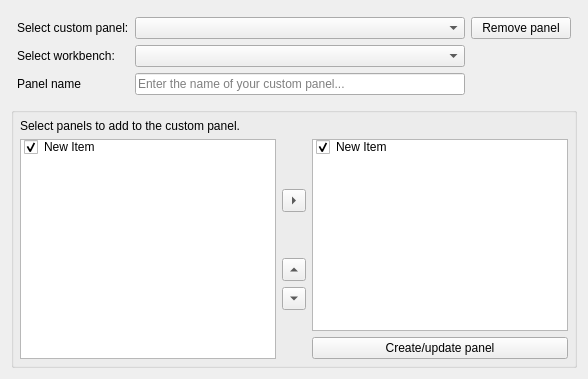
           <widget class="QWidget" name="CombineToolbars">
            <property name="sizePolicy">
             <sizepolicy hsizetype="Minimum" vsizetype="Preferred">
              <horstretch>0</horstretch>
              <verstretch>0</verstretch>
             </sizepolicy>
            </property>
            <property name="minimumSize">
             <size>
              <width>550</width>
              <height>0</height>
             </size>
            </property>
            <attribute name="title">
             <string>Combine panels</string>
            </attribute>
            <layout class="QGridLayout" name="gridLayout_21">
             <item row="0" column="0">
              <layout class="QGridLayout" name="gridLayout_8">
               <property name="sizeConstraint">
                <enum>QLayout::SizeConstraint::SetDefaultConstraint</enum>
               </property>
               <property name="leftMargin">
                <number>6</number>
               </property>
               <property name="topMargin">
                <number>6</number>
               </property>
               <property name="rightMargin">
                <number>6</number>
               </property>
               <property name="bottomMargin">
                <number>6</number>
               </property>
               <item row="0" column="1" colspan="2">
                <widget class="QComboBox" name="CustomToolbarSelector_CP">
                 <property name="sizePolicy">
                  <sizepolicy hsizetype="Preferred" vsizetype="Fixed">
                   <horstretch>0</horstretch>
                   <verstretch>0</verstretch>
                  </sizepolicy>
                 </property>
                 <property name="minimumSize">
                  <size>
                   <width>150</width>
                   <height>0</height>
                  </size>
                 </property>
                 <property name="insertPolicy">
                  <enum>QComboBox::InsertPolicy::InsertAlphabetically</enum>
                 </property>
                </widget>
               </item>
               <item row="2" column="1" rowspan="2" colspan="2">
                <widget class="QLineEdit" name="PanelName_CP">
                 <property name="sizePolicy">
                  <sizepolicy hsizetype="Preferred" vsizetype="Fixed">
                   <horstretch>0</horstretch>
                   <verstretch>0</verstretch>
                  </sizepolicy>
                 </property>
                 <property name="minimumSize">
                  <size>
                   <width>120</width>
                   <height>0</height>
                  </size>
                 </property>
                 <property name="placeholderText">
                  <string>Enter the name of your custom panel...</string>
                 </property>
                </widget>
               </item>
               <item row="1" column="0">
                <widget class="QLabel" name="label_7">
                 <property name="sizePolicy">
                  <sizepolicy hsizetype="Fixed" vsizetype="Preferred">
                   <horstretch>0</horstretch>
                   <verstretch>0</verstretch>
                  </sizepolicy>
                 </property>
                 <property name="text">
                  <string>Select workbench:</string>
                 </property>
                </widget>
               </item>
               <item row="0" column="0">
                <widget class="QLabel" name="label_9">
                 <property name="sizePolicy">
                  <sizepolicy hsizetype="Fixed" vsizetype="Preferred">
                   <horstretch>0</horstretch>
                   <verstretch>0</verstretch>
                  </sizepolicy>
                 </property>
                 <property name="text">
                  <string>Select custom panel:</string>
                 </property>
                </widget>
               </item>
               <item row="1" column="1" colspan="2">
                <widget class="QComboBox" name="WorkbenchList_CP">
                 <property name="sizePolicy">
                  <sizepolicy hsizetype="Preferred" vsizetype="Fixed">
                   <horstretch>0</horstretch>
                   <verstretch>0</verstretch>
                  </sizepolicy>
                 </property>
                 <property name="minimumSize">
                  <size>
                   <width>0</width>
                   <height>0</height>
                  </size>
                 </property>
                 <property name="insertPolicy">
                  <enum>QComboBox::InsertPolicy::InsertAlphabetically</enum>
                 </property>
                </widget>
               </item>
               <item row="0" column="3">
                <widget class="QPushButton" name="RemovePanel_CP">
                 <property name="sizePolicy">
                  <sizepolicy hsizetype="Fixed" vsizetype="Fixed">
                   <horstretch>0</horstretch>
                   <verstretch>0</verstretch>
                  </sizepolicy>
                 </property>
                 <property name="minimumSize">
                  <size>
                   <width>100</width>
                   <height>0</height>
                  </size>
                 </property>
                 <property name="baseSize">
                  <size>
                   <width>15</width>
                   <height>0</height>
                  </size>
                 </property>
                 <property name="text">
                  <string>Remove panel</string>
                 </property>
                </widget>
               </item>
               <item row="2" column="0" rowspan="2">
                <widget class="QLabel" name="label_10">
                 <property name="sizePolicy">
                  <sizepolicy hsizetype="Fixed" vsizetype="Preferred">
                   <horstretch>0</horstretch>
                   <verstretch>0</verstretch>
                  </sizepolicy>
                 </property>
                 <property name="text">
                  <string>Panel name</string>
                 </property>
                </widget>
               </item>
              </layout>
             </item>
             <item row="1" column="0">
              <widget class="QGroupBox" name="groupBox_3">
               <property name="sizeIncrement">
                <size>
                 <width>0</width>
                 <height>0</height>
                </size>
               </property>
               <layout class="QGridLayout" name="gridLayout_9">
                <property name="sizeConstraint">
                 <enum>QLayout::SizeConstraint::SetMinimumSize</enum>
                </property>
                <property name="leftMargin">
                 <number>6</number>
                </property>
                <property name="topMargin">
                 <number>6</number>
                </property>
                <property name="rightMargin">
                 <number>6</number>
                </property>
                <property name="bottomMargin">
                 <number>6</number>
                </property>
                <item row="0" column="0" colspan="3">
                 <widget class="QLabel" name="label_11">
                  <property name="text">
                   <string>&lt;html&gt;&lt;head/&gt;&lt;body&gt;&lt;p&gt;Select panels to add to the custom panel.&lt;/p&gt;&lt;/body&gt;&lt;/html&gt;</string>
                  </property>
                 </widget>
                </item>
                <item row="1" column="0">
                 <widget class="QListWidget" name="PanelAvailable_CP">
                  <property name="selectionMode">
                   <enum>QAbstractItemView::SelectionMode::ExtendedSelection</enum>
                  </property>
                  <property name="sortingEnabled">
                   <bool>true</bool>
                  </property>
                  <item>
                   <property name="text">
                    <string>New Item</string>
                   </property>
                   <property name="checkState">
                    <enum>Checked</enum>
                   </property>
                  </item>
                 </widget>
                </item>
                <item row="1" column="2">
                 <layout class="QGridLayout" name="gridLayout_48">
                  <item row="0" column="0">
                   <widget class="QListWidget" name="PanelSelected_CP">
                    <property name="defaultDropAction">
                     <enum>Qt::DropAction::CopyAction</enum>
                    </property>
                    <property name="movement">
                     <enum>QListView::Movement::Free</enum>
                    </property>
                    <property name="viewMode">
                     <enum>QListView::ViewMode::ListMode</enum>
                    </property>
                    <property name="sortingEnabled">
                     <bool>false</bool>
                    </property>
                    <item>
                     <property name="text">
                      <string>New Item</string>
                     </property>
                     <property name="checkState">
                      <enum>Checked</enum>
                     </property>
                    </item>
                   </widget>
                  </item>
                  <item row="1" column="0">
                   <widget class="QPushButton" name="AddCustomPanel_CP">
                    <property name="sizePolicy">
                     <sizepolicy hsizetype="Expanding" vsizetype="Fixed">
                      <horstretch>0</horstretch>
                      <verstretch>0</verstretch>
                     </sizepolicy>
                    </property>
                    <property name="minimumSize">
                     <size>
                      <width>10</width>
                      <height>0</height>
                     </size>
                    </property>
                    <property name="baseSize">
                     <size>
                      <width>15</width>
                      <height>0</height>
                     </size>
                    </property>
                    <property name="text">
                     <string>Create/update panel</string>
                    </property>
                   </widget>
                  </item>
                 </layout>
                </item>
                <item row="1" column="1">
                 <layout class="QGridLayout" name="gridLayout_12">
                  <item row="5" column="0">
                   <spacer name="verticalSpacer_7">
                    <property name="orientation">
                     <enum>Qt::Orientation::Vertical</enum>
                    </property>
                    <property name="sizeHint" stdset="0">
                     <size>
                      <width>20</width>
                      <height>40</height>
                     </size>
                    </property>
                   </spacer>
                  </item>
                  <item row="3" column="0">
                   <widget class="QToolButton" name="MoveUpPanelCommand_CP">
                    <property name="toolTip">
                     <string>Move up</string>
                    </property>
                    <property name="text">
                     <string notr="true">...</string>
                    </property>
                    <property name="arrowType">
                     <enum>Qt::ArrowType::UpArrow</enum>
                    </property>
                   </widget>
                  </item>
                  <item row="1" column="0">
                   <widget class="QToolButton" name="AddPanel_CP">
                    <property name="toolTip">
                     <string>Add panel buttons</string>
                    </property>
                    <property name="text">
                     <string notr="true">...</string>
                    </property>
                    <property name="arrowType">
                     <enum>Qt::ArrowType::RightArrow</enum>
                    </property>
                   </widget>
                  </item>
                  <item row="2" column="0">
                   <spacer name="verticalSpacer_10">
                    <property name="orientation">
                     <enum>Qt::Orientation::Vertical</enum>
                    </property>
                    <property name="sizeType">
                     <enum>QSizePolicy::Policy::Fixed</enum>
                    </property>
                    <property name="sizeHint" stdset="0">
                     <size>
                      <width>20</width>
                      <height>40</height>
                     </size>
                    </property>
                   </spacer>
                  </item>
                  <item row="0" column="0">
                   <spacer name="verticalSpacer_6">
                    <property name="orientation">
                     <enum>Qt::Orientation::Vertical</enum>
                    </property>
                    <property name="sizeHint" stdset="0">
                     <size>
                      <width>20</width>
                      <height>40</height>
                     </size>
                    </property>
                   </spacer>
                  </item>
                  <item row="4" column="0">
                   <widget class="QToolButton" name="MoveDownPanelCommand_CP">
                    <property name="toolTip">
                     <string>Move down</string>
                    </property>
                    <property name="text">
                     <string notr="true">...</string>
                    </property>
                    <property name="arrowType">
                     <enum>Qt::ArrowType::DownArrow</enum>
                    </property>
                   </widget>
                  </item>
                 </layout>
                </item>
               </layout>
              </widget>
             </item>
            </layout>
           </widget>
